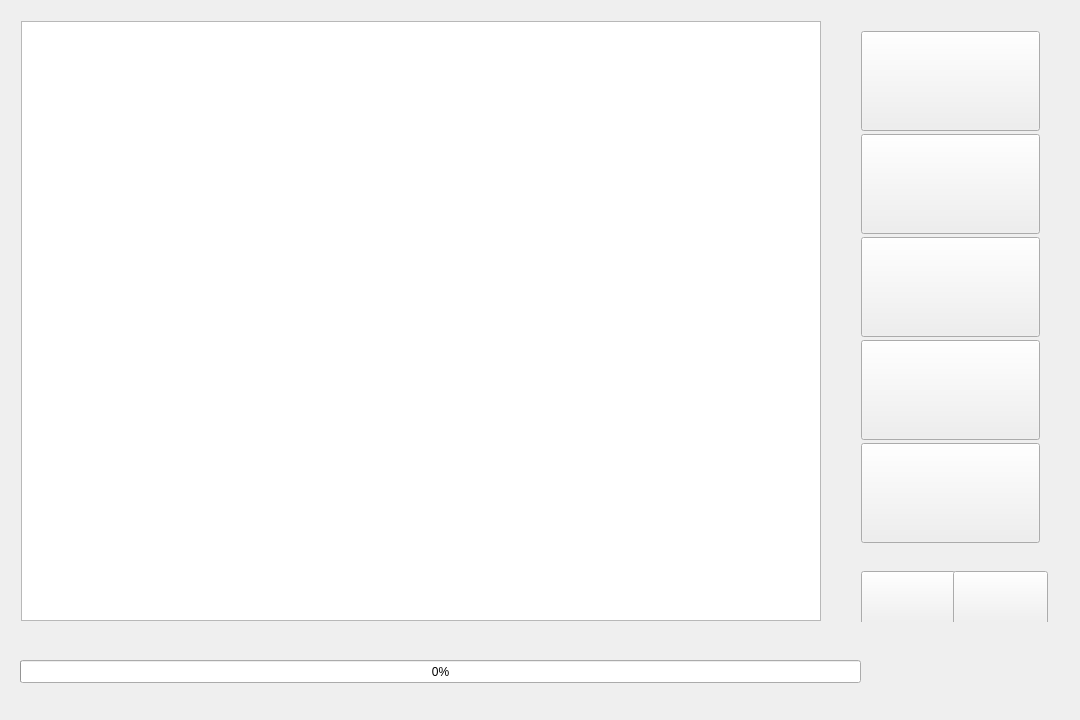
<?xml version="1.0" encoding="UTF-8"?>
<ui version="4.0">
 <class>MainWindow</class>
 <widget class="QMainWindow" name="MainWindow">
  <property name="geometry">
   <rect>
    <x>0</x>
    <y>0</y>
    <width>1080</width>
    <height>720</height>
   </rect>
  </property>
  <property name="minimumSize">
   <size>
    <width>1080</width>
    <height>720</height>
   </size>
  </property>
  <property name="windowTitle">
   <string>MainWindow</string>
  </property>
  <property name="styleSheet">
   <string notr="true">background-image: url(:/image/window_bg);</string>
  </property>
  <widget class="QWidget" name="centralWidget">
   <widget class="QGraphicsView" name="graphicsView">
    <property name="geometry">
     <rect>
      <x>21</x>
      <y>21</y>
      <width>800</width>
      <height>600</height>
     </rect>
    </property>
    <property name="minimumSize">
     <size>
      <width>800</width>
      <height>600</height>
     </size>
    </property>
    <property name="styleSheet">
     <string notr="true">background-image: url(:/image/main_bg);</string>
    </property>
    <property name="dragMode">
     <enum>QGraphicsView::ScrollHandDrag</enum>
    </property>
   </widget>
   <widget class="QProgressBar" name="progressBar">
    <property name="geometry">
     <rect>
      <x>20</x>
      <y>660</y>
      <width>841</width>
      <height>23</height>
     </rect>
    </property>
    <property name="value">
     <number>0</number>
    </property>
   </widget>
   <widget class="QWidget" name="layoutWidget">
    <property name="geometry">
     <rect>
      <x>850</x>
      <y>20</y>
      <width>201</width>
      <height>530</height>
     </rect>
    </property>
    <layout class="QVBoxLayout" name="verticalLayout">
     <item>
      <widget class="QPushButton" name="Button0">
       <property name="minimumSize">
        <size>
         <width>160</width>
         <height>100</height>
        </size>
       </property>
       <property name="styleSheet">
        <string notr="true">background-image: url(:/image/button_01);</string>
       </property>
       <property name="text">
        <string/>
       </property>
      </widget>
     </item>
     <item>
      <widget class="QPushButton" name="Button1">
       <property name="minimumSize">
        <size>
         <width>160</width>
         <height>100</height>
        </size>
       </property>
       <property name="styleSheet">
        <string notr="true">background-image: url(:/image/button_02);</string>
       </property>
       <property name="text">
        <string/>
       </property>
      </widget>
     </item>
     <item>
      <widget class="QPushButton" name="Button2">
       <property name="minimumSize">
        <size>
         <width>160</width>
         <height>100</height>
        </size>
       </property>
       <property name="styleSheet">
        <string notr="true">background-image: url(:/image/button_03);</string>
       </property>
       <property name="text">
        <string/>
       </property>
      </widget>
     </item>
     <item>
      <widget class="QPushButton" name="Button3">
       <property name="minimumSize">
        <size>
         <width>160</width>
         <height>100</height>
        </size>
       </property>
       <property name="styleSheet">
        <string notr="true">background-image: url(:/image/button_04);
</string>
       </property>
       <property name="text">
        <string/>
       </property>
      </widget>
     </item>
     <item>
      <widget class="QPushButton" name="Button4">
       <property name="minimumSize">
        <size>
         <width>160</width>
         <height>100</height>
        </size>
       </property>
       <property name="styleSheet">
        <string notr="true">background-image: url(:/image/button_05);</string>
       </property>
       <property name="text">
        <string/>
       </property>
       <property name="flat">
        <bool>false</bool>
       </property>
      </widget>
     </item>
    </layout>
   </widget>
   <widget class="QWidget" name="layoutWidget">
    <property name="geometry">
     <rect>
      <x>850</x>
      <y>560</y>
      <width>199</width>
      <height>62</height>
     </rect>
    </property>
    <layout class="QHBoxLayout" name="horizontalLayout">
     <item>
      <widget class="QPushButton" name="Button_clear">
       <property name="minimumSize">
        <size>
         <width>95</width>
         <height>60</height>
        </size>
       </property>
       <property name="styleSheet">
        <string notr="true">background-image: url(:/image/button_clear);</string>
       </property>
       <property name="text">
        <string/>
       </property>
       <property name="flat">
        <bool>false</bool>
       </property>
      </widget>
     </item>
     <item>
      <widget class="QPushButton" name="Button_quit">
       <property name="enabled">
        <bool>true</bool>
       </property>
       <property name="minimumSize">
        <size>
         <width>95</width>
         <height>60</height>
        </size>
       </property>
       <property name="styleSheet">
        <string notr="true">background-image: url(:/image/button_quit);</string>
       </property>
       <property name="text">
        <string/>
       </property>
      </widget>
     </item>
    </layout>
   </widget>
   <zorder>layoutWidget</zorder>
   <zorder>graphicsView</zorder>
   <zorder>layoutWidget</zorder>
   <zorder>progressBar</zorder>
  </widget>
 </widget>
 <layoutdefault spacing="6" margin="11"/>
 <resources/>
 <connections/>
</ui>
